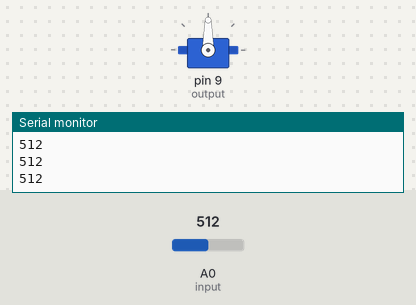
Recording of a sketch running on a simulated Arduino Uno, built with avr-gcc and run on an emulated ATmega328P. Shown: servo, the last lines printed to the serial monitor. Inputs (shaded band) come from the test bench; at power-on: A0 (input) = 512.

Above: at 1.2 s.
1.3 s: A0 (input) set to 885
2.8 s: A0 (input) set to 908
At 2.95 s:
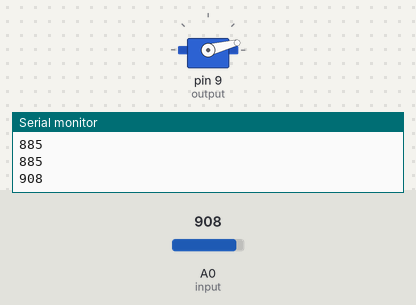
At 3.56 s:
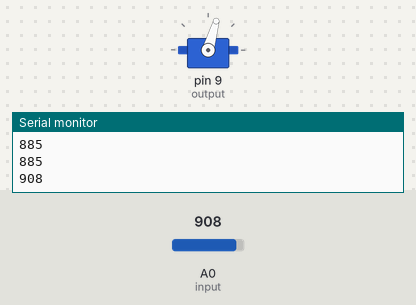
Timing chart, 0 to 58.3 s (numbered marks = the images above; inputs shaded):
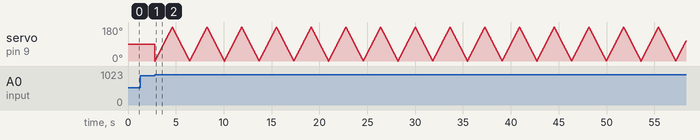

The sketch:

moisturesensor1.ino
```cpp
#include<Servo.h>
Servo s;
int input=A0;
int output=9;

void setup() {
  // put your setup code here, to run once:
pinMode(A0,INPUT);
pinMode(output,OUTPUT);
s.attach(output);
Serial.begin(9600);
}

void loop() {
  // put your main code here, to run repeatedly:
int value=analogRead(input);
Serial.println(value);
int threshold=900;
if(value>threshold)
{
  for(int i=0;i<180;i++)
  {
    s.write(i);
    delay(10);
  }
  for(int i=180;i>0;i--)
  {
    s.write(i);
    delay(10);
  }
}
}
```

Measured:
- the behaviour switches between 900 and 901 on A0 (input) (found by bisection; images 0 and 1)
